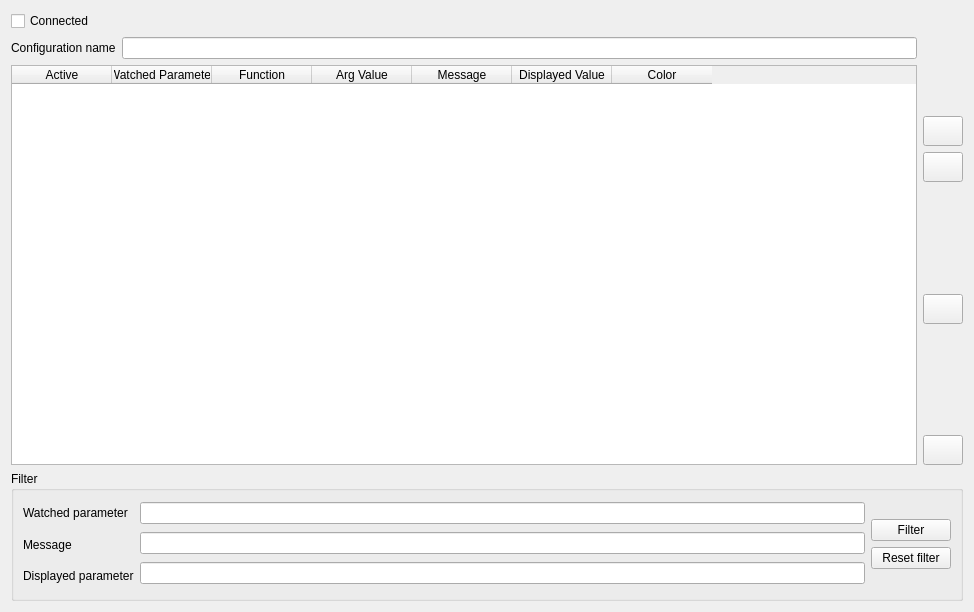
<?xml version="1.0" encoding="UTF-8"?>
<ui version="4.0">
 <class>tl::AlarmConfigurationWidget</class>
 <widget class="QWidget" name="tl::AlarmConfigurationWidget">
  <property name="geometry">
   <rect>
    <x>0</x>
    <y>0</y>
    <width>974</width>
    <height>612</height>
   </rect>
  </property>
  <property name="windowTitle">
   <string>Form</string>
  </property>
  <layout class="QVBoxLayout" name="verticalLayout_6">
   <item>
    <layout class="QHBoxLayout" name="horizontalLayout_2">
     <item>
      <layout class="QVBoxLayout" name="verticalLayout_5">
       <item>
        <widget class="QCheckBox" name="connectedCheckBox">
         <property name="text">
          <string>Connected</string>
         </property>
        </widget>
       </item>
       <item>
        <layout class="QHBoxLayout" name="horizontalLayout">
         <item>
          <widget class="QLabel" name="label">
           <property name="text">
            <string>Configuration name</string>
           </property>
          </widget>
         </item>
         <item>
          <widget class="QLineEdit" name="configNameLineEdit"/>
         </item>
        </layout>
       </item>
       <item>
        <widget class="QTableWidget" name="alarmsTableWidget">
         <property name="minimumSize">
          <size>
           <width>700</width>
           <height>400</height>
          </size>
         </property>
         <property name="editTriggers">
          <set>QAbstractItemView::NoEditTriggers</set>
         </property>
         <property name="alternatingRowColors">
          <bool>true</bool>
         </property>
         <property name="selectionMode">
          <enum>QAbstractItemView::SingleSelection</enum>
         </property>
         <property name="selectionBehavior">
          <enum>QAbstractItemView::SelectRows</enum>
         </property>
         <attribute name="horizontalHeaderHighlightSections">
          <bool>false</bool>
         </attribute>
         <attribute name="verticalHeaderVisible">
          <bool>true</bool>
         </attribute>
         <column>
          <property name="text">
           <string>Active</string>
          </property>
         </column>
         <column>
          <property name="text">
           <string>Watched Parameter</string>
          </property>
         </column>
         <column>
          <property name="text">
           <string>Function</string>
          </property>
         </column>
         <column>
          <property name="text">
           <string>Arg Value</string>
          </property>
         </column>
         <column>
          <property name="text">
           <string>Message</string>
          </property>
         </column>
         <column>
          <property name="text">
           <string>Displayed Value</string>
          </property>
         </column>
         <column>
          <property name="text">
           <string>Color</string>
          </property>
         </column>
        </widget>
       </item>
      </layout>
     </item>
     <item>
      <layout class="QVBoxLayout" name="verticalLayout_2">
       <item>
        <spacer name="verticalSpacer">
         <property name="orientation">
          <enum>Qt::Vertical</enum>
         </property>
         <property name="sizeHint" stdset="0">
          <size>
           <width>20</width>
           <height>40</height>
          </size>
         </property>
        </spacer>
       </item>
       <item>
        <widget class="QPushButton" name="upPushButton">
         <property name="minimumSize">
          <size>
           <width>30</width>
           <height>30</height>
          </size>
         </property>
         <property name="text">
          <string/>
         </property>
         <property name="icon">
          <iconset>
           <normaloff>:/icons8_up4_16px.png</normaloff>:/icons8_up4_16px.png</iconset>
         </property>
         <property name="iconSize">
          <size>
           <width>20</width>
           <height>20</height>
          </size>
         </property>
        </widget>
       </item>
       <item>
        <widget class="QPushButton" name="downPushButton">
         <property name="minimumSize">
          <size>
           <width>30</width>
           <height>30</height>
          </size>
         </property>
         <property name="text">
          <string/>
         </property>
         <property name="icon">
          <iconset>
           <normaloff>:/icons8_down4_16px.png</normaloff>:/icons8_down4_16px.png</iconset>
         </property>
         <property name="iconSize">
          <size>
           <width>20</width>
           <height>20</height>
          </size>
         </property>
        </widget>
       </item>
       <item>
        <spacer name="verticalSpacer_2">
         <property name="orientation">
          <enum>Qt::Vertical</enum>
         </property>
         <property name="sizeHint" stdset="0">
          <size>
           <width>20</width>
           <height>40</height>
          </size>
         </property>
        </spacer>
       </item>
       <item>
        <widget class="QPushButton" name="newPushButton">
         <property name="minimumSize">
          <size>
           <width>30</width>
           <height>30</height>
          </size>
         </property>
         <property name="text">
          <string/>
         </property>
         <property name="icon">
          <iconset>
           <normaloff>:/icons8_plus_math_32px_1.png</normaloff>:/icons8_plus_math_32px_1.png</iconset>
         </property>
         <property name="iconSize">
          <size>
           <width>20</width>
           <height>20</height>
          </size>
         </property>
        </widget>
       </item>
       <item>
        <spacer name="verticalSpacer_3">
         <property name="orientation">
          <enum>Qt::Vertical</enum>
         </property>
         <property name="sizeHint" stdset="0">
          <size>
           <width>20</width>
           <height>40</height>
          </size>
         </property>
        </spacer>
       </item>
       <item>
        <widget class="QPushButton" name="delPushButton">
         <property name="minimumSize">
          <size>
           <width>30</width>
           <height>30</height>
          </size>
         </property>
         <property name="text">
          <string/>
         </property>
         <property name="icon">
          <iconset>
           <normaloff>:/icons8_minus_math_32px.png</normaloff>:/icons8_minus_math_32px.png</iconset>
         </property>
         <property name="iconSize">
          <size>
           <width>20</width>
           <height>20</height>
          </size>
         </property>
        </widget>
       </item>
      </layout>
     </item>
    </layout>
   </item>
   <item>
    <widget class="QGroupBox" name="groupBox">
     <property name="title">
      <string>Filter</string>
     </property>
     <layout class="QHBoxLayout" name="horizontalLayout_3">
      <item>
       <layout class="QVBoxLayout" name="verticalLayout">
        <item>
         <widget class="QLabel" name="label_2">
          <property name="text">
           <string>Watched parameter</string>
          </property>
         </widget>
        </item>
        <item>
         <widget class="QLabel" name="label_3">
          <property name="text">
           <string>Message</string>
          </property>
         </widget>
        </item>
        <item>
         <widget class="QLabel" name="label_4">
          <property name="text">
           <string>Displayed parameter</string>
          </property>
         </widget>
        </item>
       </layout>
      </item>
      <item>
       <layout class="QVBoxLayout" name="verticalLayout_3">
        <item>
         <widget class="QLineEdit" name="watchedParamLineEdit"/>
        </item>
        <item>
         <widget class="QLineEdit" name="messageLineEdit"/>
        </item>
        <item>
         <widget class="QLineEdit" name="displayedParamLineEdit"/>
        </item>
       </layout>
      </item>
      <item>
       <layout class="QVBoxLayout" name="verticalLayout_4">
        <item>
         <spacer name="verticalSpacer_4">
          <property name="orientation">
           <enum>Qt::Vertical</enum>
          </property>
          <property name="sizeHint" stdset="0">
           <size>
            <width>20</width>
            <height>40</height>
           </size>
          </property>
         </spacer>
        </item>
        <item>
         <widget class="QPushButton" name="filterPushButton">
          <property name="minimumSize">
           <size>
            <width>80</width>
            <height>0</height>
           </size>
          </property>
          <property name="text">
           <string>Filter</string>
          </property>
         </widget>
        </item>
        <item>
         <widget class="QPushButton" name="resetFilterPushButton">
          <property name="minimumSize">
           <size>
            <width>80</width>
            <height>0</height>
           </size>
          </property>
          <property name="text">
           <string>Reset filter</string>
          </property>
         </widget>
        </item>
        <item>
         <spacer name="verticalSpacer_5">
          <property name="orientation">
           <enum>Qt::Vertical</enum>
          </property>
          <property name="sizeHint" stdset="0">
           <size>
            <width>20</width>
            <height>40</height>
           </size>
          </property>
         </spacer>
        </item>
       </layout>
      </item>
     </layout>
    </widget>
   </item>
  </layout>
 </widget>
 <resources/>
 <connections/>
</ui>
